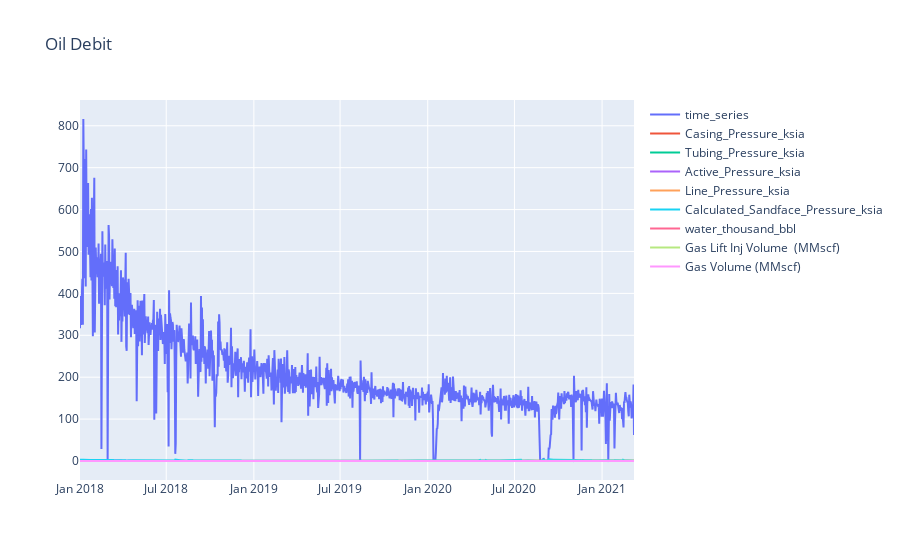

Here is the notebook cell this chart was saved with:
### Code cell
from plotly.offline import download_plotlyjs, init_notebook_mode, plot, iplot
from plotly import graph_objs as go
init_notebook_mode(connected = True)

def plotly_df(df, title = ''):
    data = []

    for column in df.columns:
        trace = go.Scatter(
            x = df.index,
            y = df[column],
            mode = 'lines',
            name = column
        )
        data.append(trace)

    layout = dict(title = title)
    fig = dict(data = data, layout = layout)
    iplot(fig, show_link=False)


plotly_df(data, title = "Oil Debit")

### Figure 1 — Plotly figure (JSON) as saved in the notebook; plotly's stock layout.template omitted (floating-point values rounded to 4 significant figures; data arrays with more than 128 entries replaced by an {"elided": "..."} marker saying what was removed)
{"data": [{"mode": "lines", "name": "time_series", "type": "scatter", "x": {"elided": "1164 str values"}, "y": {"elided": "1164 float values"}}, {"mode": "lines", "name": "Casing_Pressure_ksia", "type": "scatter", "x": {"elided": "1164 str values"}, "y": {"elided": "1164 float values"}}, {"mode": "lines", "name": "Tubing_Pressure_ksia", "type": "scatter", "x": {"elided": "1164 str values"}, "y": {"elided": "1164 float values"}}, {"mode": "lines", "name": "Active_Pressure_ksia", "type": "scatter", "x": {"elided": "1164 str values"}, "y": {"elided": "1164 float values"}}, {"mode": "lines", "name": "Line_Pressure_ksia", "type": "scatter", "x": {"elided": "1164 str values"}, "y": {"elided": "1164 float values"}}, {"mode": "lines", "name": "Calculated_Sandface_Pressure_ksia", "type": "scatter", "x": {"elided": "1164 str values"}, "y": {"elided": "1164 float values"}}, {"mode": "lines", "name": "water_thousand_bbl", "type": "scatter", "x": {"elided": "1164 str values"}, "y": {"elided": "1164 float values"}}, {"mode": "lines", "name": "Gas Lift Inj Volume  (MMscf)", "type": "scatter", "x": {"elided": "1164 str values"}, "y": {"elided": "1164 float values"}}, {"mode": "lines", "name": "Gas Volume (MMscf)", "type": "scatter", "x": {"elided": "1164 str values"}, "y": {"elided": "1164 float values"}}], "layout": {"title": {"text": "Oil Debit"}}}
